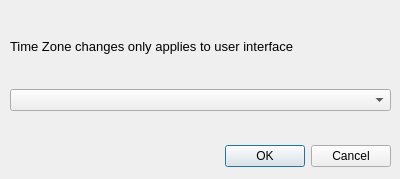
<?xml version="1.0" encoding="UTF-8"?>
<ui version="4.0">
 <class>SelectTimeZoneDialog</class>
 <widget class="QDialog" name="SelectTimeZoneDialog">
  <property name="geometry">
   <rect>
    <x>0</x>
    <y>0</y>
    <width>400</width>
    <height>179</height>
   </rect>
  </property>
  <property name="windowTitle">
   <string>Dialog</string>
  </property>
  <widget class="QDialogButtonBox" name="buttonBox">
   <property name="geometry">
    <rect>
     <x>50</x>
     <y>140</y>
     <width>341</width>
     <height>32</height>
    </rect>
   </property>
   <property name="orientation">
    <enum>Qt::Horizontal</enum>
   </property>
   <property name="standardButtons">
    <set>QDialogButtonBox::Cancel|QDialogButtonBox::Ok</set>
   </property>
  </widget>
  <widget class="QWidget" name="verticalLayoutWidget">
   <property name="geometry">
    <rect>
     <x>10</x>
     <y>10</y>
     <width>381</width>
     <height>101</height>
    </rect>
   </property>
   <layout class="QVBoxLayout" name="verticalLayout">
    <item>
     <widget class="QLabel" name="label">
      <property name="font">
       <font>
        <pointsize>10</pointsize>
       </font>
      </property>
      <property name="text">
       <string>Time Zone changes only applies to user interface</string>
      </property>
     </widget>
    </item>
    <item>
     <widget class="QComboBox" name="timeZoneComboBox"/>
    </item>
   </layout>
  </widget>
 </widget>
 <resources/>
 <connections>
  <connection>
   <sender>buttonBox</sender>
   <signal>accepted()</signal>
   <receiver>SelectTimeZoneDialog</receiver>
   <slot>accept()</slot>
   <hints>
    <hint type="sourcelabel">
     <x>248</x>
     <y>254</y>
    </hint>
    <hint type="destinationlabel">
     <x>157</x>
     <y>274</y>
    </hint>
   </hints>
  </connection>
  <connection>
   <sender>buttonBox</sender>
   <signal>rejected()</signal>
   <receiver>SelectTimeZoneDialog</receiver>
   <slot>reject()</slot>
   <hints>
    <hint type="sourcelabel">
     <x>316</x>
     <y>260</y>
    </hint>
    <hint type="destinationlabel">
     <x>286</x>
     <y>274</y>
    </hint>
   </hints>
  </connection>
 </connections>
</ui>
